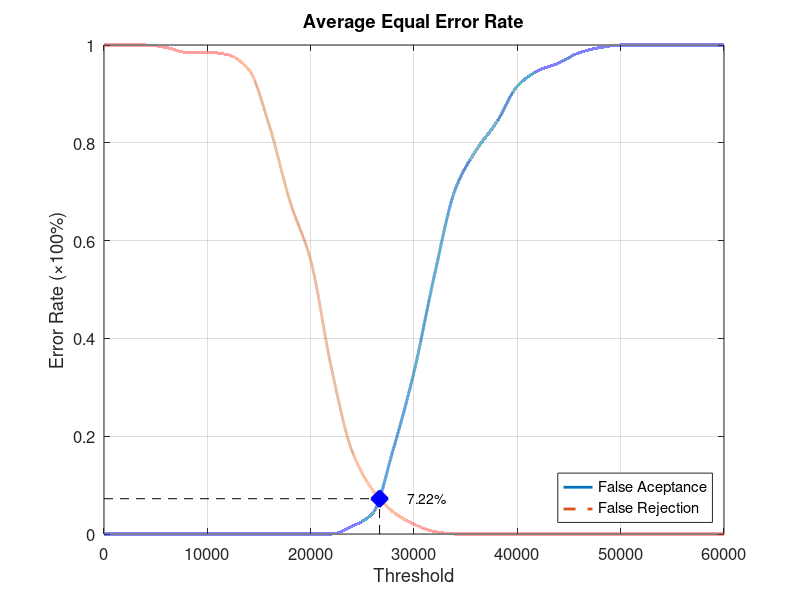
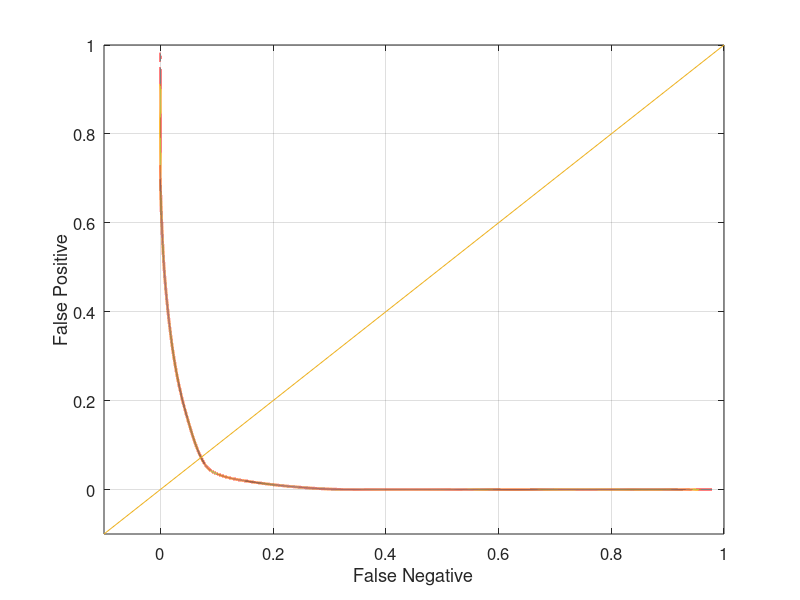

Here is the MATLAB script that generated these plots, in order:
function yEER = Database2_4
close all;
clear;
clc;
x = 0:2000:60000;
xq = 0:0.5:60000;

y0 = [0 0 0 0 0 0 0 0 0 0 0 0 0.0157895 0.0421053 0.173684 0.331579 0.531579 0.705263 0.784211 0.842105 0.915789 0.947368 0.963158 0.984211 0.994737 1 1 1 1 1 1];
yy0 = interp1(x, y0, xq, 'pchip');
y1 = [1 1 1 0.995 0.985 0.985 0.98 0.95 0.835 0.68 0.56 0.34 0.17 0.09 0.045 0.02 0.005 0 0 0 0 0 0 0 0 0 0 0 0 0 0];
yy1 = interp1(x, y1, xq, 'pchip');

% Calculating EER: 
y2 = abs(y0 - y1);
find(y2 == min(y2))
yy2 = abs(yy0 - yy1);
xEER = find(yy2 == min(yy2));
xEERIndex = xq(xEER) % X-axis EER
yEER = yy0(xEER) % Y-axis EER

main = figure
plot(xq, yy0,'-','LineWidth', 2);	hold on
plot(xq, yy1,'--','LineWidth', 2);	hold on
plot([xEERIndex xEERIndex], [0 yEER], 'k--');	hold on
plot([0 xEERIndex], [yEER yEER], 'k--');	hold on
plot(xEERIndex, yEER, 'bx', 'LineWidth', 10);	hold on
text(xEERIndex + 10 * xEERIndex / 100, yEER, [num2str(round((10000 * yEER)) / 100) '%'])
legend('False Aceptance', 'False Rejection', 'Location', 'SouthEast')
xlabel('Threshold')
ylabel('Error Rate (\times100%)')
title('Average Equal Error Rate')
set(gca, 'FontSize', 12)
axis([0 60000 0 1])
grid on

print(main, 'Database2_4Main', '-dpng');
FNRxFPR = figure('Color', [1 1 1]);
plot(yy1, yy0, '-', yy1, yy0, 'LineWidth', 2);
hold on
y = -0.1:0.1:1
plot(y, y); 
set(gca, 'FontSize', 12)
xlabel('False Negative')
ylabel('False Positive')
axis([-0.1 1 -0.1 1])
set(gca, 'FontSize', 12)
grid on

print(FNRxFPR, 'Database2_4FNRxFPR','-dpng');
end
